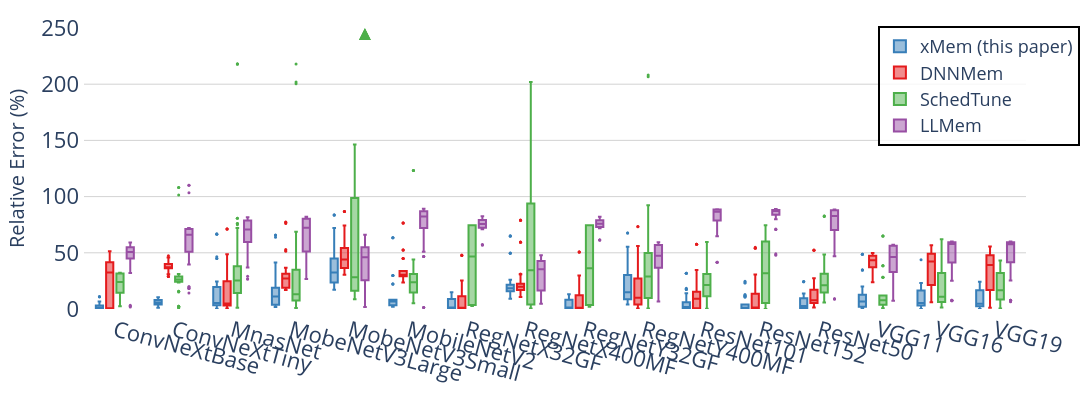

Write notebook code for a chart like this one.
### Markdown cell above
## Box Plot of Relative Error for Adam

### Code cell
fig = e_plot.plot_relative_error_in_box_diagram_with_verification_data(
    title="Evaluation-Relative Error Experiments Result across Estimators-Adam",
    data_dir=anova_dir,
    optimiser="Adam",
    overall_median=False,
    image_size=(2000, 400),
    font_size=20,
    legend_font_size=18,
    tickfont_size=22,
    view_mode=view_mode
)
fig.show()

### Figure 1 — Plotly figure (JSON) as saved in the notebook; plotly's stock layout.template omitted (floating-point values rounded to 4 significant figures; data arrays with more than 128 entries replaced by an {"elided": "..."} marker saying what was removed)
{"data": [{"alignmentgroup": "True", "hovertemplate": "Estimator=xMem (this paper)<br>Model=%{x}<br>Error=%{y}<extra></extra>", "legendgroup": "xMem (this paper)", "marker": {"color": "#377eb8", "size": 3}, "name": "xMem (this paper)", "notched": false, "offsetgroup": "xMem (this paper)", "orientation": "v", "showlegend": true, "type": "box", "x": {"elided": "656 str values"}, "x0": " ", "xaxis": "x", "y": {"elided": "656 float values"}, "y0": " ", "yaxis": "y"}, {"alignmentgroup": "True", "hovertemplate": "Estimator=DNNMem<br>Model=%{x}<br>Error=%{y}<extra></extra>", "legendgroup": "DNNMem", "marker": {"color": "#e41a1c", "size": 3}, "name": "DNNMem", "notched": false, "offsetgroup": "DNNMem", "orientation": "v", "showlegend": true, "type": "box", "x": {"elided": "656 str values"}, "x0": " ", "xaxis": "x", "y": {"elided": "656 float values"}, "y0": " ", "yaxis": "y"}, {"alignmentgroup": "True", "hovertemplate": "Estimator=SchedTune<br>Model=%{x}<br>Error=%{y}<extra></extra>", "legendgroup": "SchedTune", "marker": {"color": "#4daf4a", "size": 3}, "name": "SchedTune", "notched": false, "offsetgroup": "SchedTune", "orientation": "v", "showlegend": true, "type": "box", "x": {"elided": "656 str values"}, "x0": " ", "xaxis": "x", "y": {"elided": "656 float values"}, "y0": " ", "yaxis": "y"}, {"alignmentgroup": "True", "hovertemplate": "Estimator=LLMem<br>Model=%{x}<br>Error=%{y}<extra></extra>", "legendgroup": "LLMem", "marker": {"color": "#984ea3", "size": 3}, "name": "LLMem", "notched": false, "offsetgroup": "LLMem", "orientation": "v", "showlegend": true, "type": "box", "x": {"elided": "656 str values"}, "x0": " ", "xaxis": "x", "y": {"elided": "656 float values"}, "y0": " ", "yaxis": "y"}], "layout": {"annotations": [{"align": "center", "font": {"color": "#4daf4a", "size": 20}, "showarrow": false, "text": "▲", "x": "MobeNetV3Small", "xanchor": "center", "xshift": 15, "y": 250, "yanchor": "bottom", "yshift": -20}, {"align": "center", "font": {"color": "#4daf4a", "size": 20}, "showarrow": false, "text": "▲", "x": "MobeNetV3Small", "xanchor": "center", "xshift": 15, "y": 250, "yanchor": "bottom", "yshift": -20}, {"align": "center", "font": {"color": "#4daf4a", "size": 20}, "showarrow": false, "text": "▲", "x": "MobeNetV3Small", "xanchor": "center", "xshift": 15, "y": 250, "yanchor": "bottom", "yshift": -20}], "boxmode": "group", "font": {"size": 20}, "height": 400, "legend": {"bgcolor": "rgba(255,255,255,0.8)", "bordercolor": "Black", "borderwidth": 2, "font": {"size": 18}, "orientation": "v", "title": {}, "tracegroupgap": 0, "x": 0.95, "xanchor": "center", "y": 0.58, "yanchor": "bottom"}, "margin": {"b": 50, "l": 60, "pad": 4, "r": 20, "t": 20}, "plot_bgcolor": "white", "title": {"x": 0.5}, "width": 2000, "xaxis": {"anchor": "y", "categoryarray": ["ConvNeXtBase", "ConvNeXtTiny", "MnasNet", "MobeNetV3Large", "MobeNetV3Small", "MobileNetV2", "RegNetX32GF", "RegNetX400MF", "RegNetY32GF", "RegNetY400MF", "ResNet101", "ResNet152", "ResNet50", "VGG11", "VGG16", "VGG19"], "categoryorder": "array", "domain": [0.0, 1.0], "showgrid": false, "tickangle": 15, "tickfont": {"size": 22}, "title": {"font": {"size": 20}}}, "yaxis": {"anchor": "x", "domain": [0.0, 1.0], "gridcolor": "LightGray", "range": [0, 250], "showgrid": true, "tickfont": {"size": 22}, "title": {"font": {"size": 20}, "text": "Relative Error (%)"}, "zeroline": false}}}
